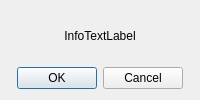
<?xml version="1.0" encoding="UTF-8"?>
<ui version="4.0">
 <class>InputPopUp</class>
 <widget class="QDialog" name="InputPopUp">
  <property name="sizePolicy">
   <sizepolicy hsizetype="Minimum" vsizetype="Minimum">
    <horstretch>0</horstretch>
    <verstretch>0</verstretch>
   </sizepolicy>
  </property>
  <property name="windowTitle">
   <string>InputPopUp</string>
  </property>
  <layout class="QVBoxLayout" name="verticalLayout" stretch="0,1,0">
   <item>
    <widget class="QLabel" name="infoLabel">
     <property name="text">
      <string>InfoTextLabel</string>
     </property>
     <property name="alignment">
      <set>Qt::AlignCenter</set>
     </property>
    </widget>
   </item>
   <item>
    <layout class="QVBoxLayout" name="inputWidgetLayout"/>
   </item>
   <item>
    <widget class="QDialogButtonBox" name="buttonBox">
     <property name="layoutDirection">
      <enum>Qt::LeftToRight</enum>
     </property>
     <property name="standardButtons">
      <set>QDialogButtonBox::Cancel|QDialogButtonBox::Ok</set>
     </property>
     <property name="centerButtons">
      <bool>true</bool>
     </property>
    </widget>
   </item>
  </layout>
 </widget>
 <resources/>
 <connections/>
</ui>
